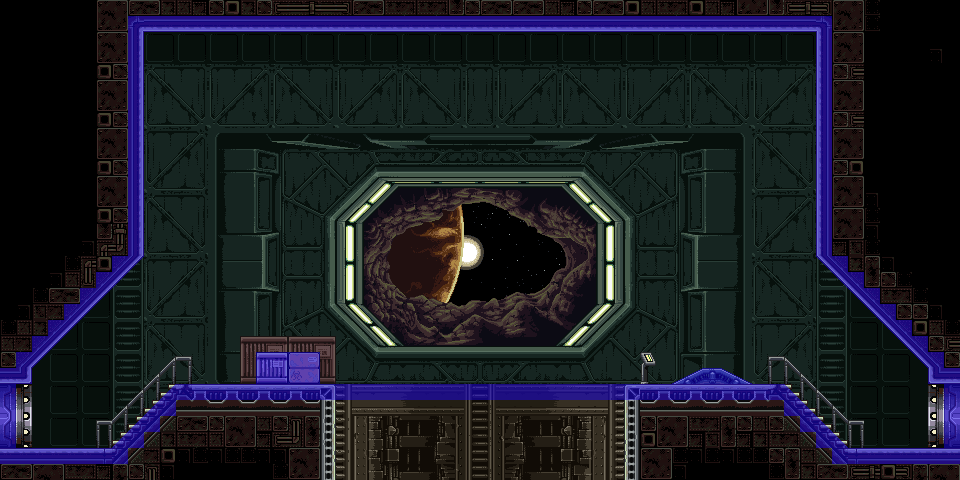

Rendered tile map (Tiled .tmx) drawn with the repository's tilesets; below, a short description and the map source with its tile grids summarised:
An orthogonal 60x30 tile map with 16x16 px tiles, 5 tile layers (Background, Walls, Doors, Foreground, ...), 2 tilesets, 3 image layers.

<map version="1.2" tiledversion="1.3.4" orientation="orthogonal" renderorder="right-down" compressionlevel="0" width="60" height="30" tilewidth="16" tileheight="16" infinite="0" nextlayerid="11" nextobjectid="16">
 <tileset firstgid="1" source="Mannux.tsx" />
 <tileset firstgid="1671" source="Obstructions.tsx" />
 <imagelayer id="8" name="BG2" offsetx="363" offsety="185">
  <image source="bg_planetstars1.png" width="234" height="160" />
 </imagelayer>
 <imagelayer id="9" name="BG3" offsetx="363" offsety="185">
  <image source="bg_planetstars2.png" width="234" height="164" />
 </imagelayer>
 <imagelayer id="5" name="BG1" offsetx="208" offsety="128">
  <image source="bg_docking_bay.png" width="544" height="256" />
 </imagelayer>
 <layer id="1" name="Background" width="60" height="30">
  <data>[1800 cells, 560 non-empty, 41 distinct tile ids]</data>
 </layer>
 <layer id="2" name="Walls" width="60" height="30">
  <data>[1800 cells, 749 non-empty, 155 distinct tile ids]</data>
 </layer>
 <layer id="3" name="Doors" width="60" height="30">
  <data>[1800 cells, 16 non-empty, 16 distinct tile ids]</data>
 </layer>
 <layer id="4" name="Foreground" width="60" height="30">
  <data>[1800 cells, 71 non-empty, 22 distinct tile ids]</data>
 </layer>
 <layer id="10" name="Obstructions" width="60" height="30" opacity="0.5">
  <data>[1800 cells, 195 non-empty, 10 distinct tile ids]</data>
 </layer>
</map>
